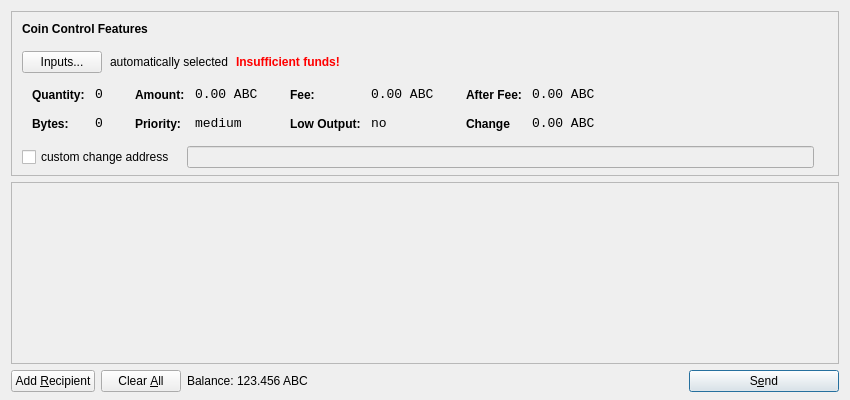
<?xml version="1.0" encoding="UTF-8"?>
<ui version="4.0">
 <class>SendCoinsDialog</class>
 <widget class="QDialog" name="SendCoinsDialog">
  <property name="geometry">
   <rect>
    <x>0</x>
    <y>0</y>
    <width>850</width>
    <height>400</height>
   </rect>
  </property>
  <property name="windowTitle">
   <string>Send Coins</string>
  </property>
  <layout class="QVBoxLayout" name="verticalLayout" stretch="0,1,0">
   <property name="bottomMargin">
    <number>8</number>
   </property>
   <item>
    <widget class="QFrame" name="frameCoinControl">
     <property name="sizePolicy">
      <sizepolicy hsizetype="Expanding" vsizetype="Expanding">
       <horstretch>0</horstretch>
       <verstretch>0</verstretch>
      </sizepolicy>
     </property>
     <property name="maximumSize">
      <size>
       <width>16777215</width>
       <height>16777215</height>
      </size>
     </property>
     <property name="frameShape">
      <enum>QFrame::StyledPanel</enum>
     </property>
     <property name="frameShadow">
      <enum>QFrame::Sunken</enum>
     </property>
     <layout class="QVBoxLayout" name="verticalLayoutCoinControl2">
      <property name="spacing">
       <number>-1</number>
      </property>
      <property name="leftMargin">
       <number>0</number>
      </property>
      <property name="topMargin">
       <number>0</number>
      </property>
      <property name="rightMargin">
       <number>0</number>
      </property>
      <property name="bottomMargin">
       <number>6</number>
      </property>
      <item>
       <layout class="QVBoxLayout" name="verticalLayoutCoinControl" stretch="0,0,0,0,1">
        <property name="spacing">
         <number>0</number>
        </property>
        <property name="leftMargin">
         <number>10</number>
        </property>
        <property name="topMargin">
         <number>10</number>
        </property>
        <item>
         <layout class="QHBoxLayout" name="horizontalLayoutCoinControl1">
          <property name="bottomMargin">
           <number>15</number>
          </property>
          <item>
           <widget class="QLabel" name="labelCoinControlFeatures">
            <property name="sizePolicy">
             <sizepolicy hsizetype="Preferred" vsizetype="Maximum">
              <horstretch>0</horstretch>
              <verstretch>0</verstretch>
             </sizepolicy>
            </property>
            <property name="font">
             <font>
              <weight>75</weight>
              <bold>true</bold>
             </font>
            </property>
            <property name="styleSheet">
             <string notr="true">font-weight:bold;</string>
            </property>
            <property name="text">
             <string>Coin Control Features</string>
            </property>
           </widget>
          </item>
         </layout>
        </item>
        <item>
         <layout class="QHBoxLayout" name="horizontalLayoutCoinControl2" stretch="0,0,0,0">
          <property name="spacing">
           <number>8</number>
          </property>
          <property name="bottomMargin">
           <number>10</number>
          </property>
          <item>
           <widget class="QPushButton" name="pushButtonCoinControl">
            <property name="styleSheet">
             <string notr="true"/>
            </property>
            <property name="text">
             <string>Inputs...</string>
            </property>
           </widget>
          </item>
          <item>
           <widget class="QLabel" name="labelCoinControlAutomaticallySelected">
            <property name="text">
             <string>automatically selected</string>
            </property>
            <property name="margin">
             <number>5</number>
            </property>
           </widget>
          </item>
          <item>
           <widget class="QLabel" name="labelCoinControlInsuffFunds">
            <property name="font">
             <font>
              <weight>75</weight>
              <bold>true</bold>
             </font>
            </property>
            <property name="styleSheet">
             <string notr="true">color:red;font-weight:bold;</string>
            </property>
            <property name="text">
             <string>Insufficient funds!</string>
            </property>
            <property name="margin">
             <number>5</number>
            </property>
           </widget>
          </item>
          <item>
           <spacer name="horizontalSpacerCoinControl">
            <property name="orientation">
             <enum>Qt::Horizontal</enum>
            </property>
            <property name="sizeHint" stdset="0">
             <size>
              <width>40</width>
              <height>1</height>
             </size>
            </property>
           </spacer>
          </item>
         </layout>
        </item>
        <item>
         <widget class="QWidget" name="widgetCoinControl" native="true">
          <property name="sizePolicy">
           <sizepolicy hsizetype="Preferred" vsizetype="Preferred">
            <horstretch>0</horstretch>
            <verstretch>0</verstretch>
           </sizepolicy>
          </property>
          <property name="minimumSize">
           <size>
            <width>0</width>
            <height>0</height>
           </size>
          </property>
          <property name="styleSheet">
           <string notr="true"/>
          </property>
          <layout class="QHBoxLayout" name="horizontalLayoutCoinControl5">
           <property name="margin">
            <number>0</number>
           </property>
           <item>
            <layout class="QHBoxLayout" name="horizontalLayoutCoinControl3" stretch="0,0,0,1">
             <property name="spacing">
              <number>20</number>
             </property>
             <property name="topMargin">
              <number>0</number>
             </property>
             <property name="bottomMargin">
              <number>10</number>
             </property>
             <item>
              <layout class="QFormLayout" name="formLayoutCoinControl1">
               <property name="horizontalSpacing">
                <number>10</number>
               </property>
               <property name="verticalSpacing">
                <number>14</number>
               </property>
               <property name="leftMargin">
                <number>10</number>
               </property>
               <property name="topMargin">
                <number>4</number>
               </property>
               <property name="rightMargin">
                <number>6</number>
               </property>
               <item row="0" column="0">
                <widget class="QLabel" name="labelCoinControlQuantityText">
                 <property name="styleSheet">
                  <string notr="true">font-weight:bold;</string>
                 </property>
                 <property name="text">
                  <string>Quantity:</string>
                 </property>
                 <property name="margin">
                  <number>0</number>
                 </property>
                </widget>
               </item>
               <item row="0" column="1">
                <widget class="QLabel" name="labelCoinControlQuantity">
                 <property name="font">
                  <font>
                   <family>Monospace</family>
                   <pointsize>10</pointsize>
                  </font>
                 </property>
                 <property name="cursor">
                  <cursorShape>IBeamCursor</cursorShape>
                 </property>
                 <property name="contextMenuPolicy">
                  <enum>Qt::ActionsContextMenu</enum>
                 </property>
                 <property name="text">
                  <string>0</string>
                 </property>
                 <property name="margin">
                  <number>0</number>
                 </property>
                 <property name="textInteractionFlags">
                  <set>Qt::LinksAccessibleByMouse|Qt::TextSelectableByKeyboard|Qt::TextSelectableByMouse</set>
                 </property>
                </widget>
               </item>
               <item row="1" column="0">
                <widget class="QLabel" name="labelCoinControlBytesText">
                 <property name="styleSheet">
                  <string notr="true">font-weight:bold;</string>
                 </property>
                 <property name="text">
                  <string>Bytes:</string>
                 </property>
                </widget>
               </item>
               <item row="1" column="1">
                <widget class="QLabel" name="labelCoinControlBytes">
                 <property name="font">
                  <font>
                   <family>Monospace</family>
                   <pointsize>10</pointsize>
                  </font>
                 </property>
                 <property name="cursor">
                  <cursorShape>IBeamCursor</cursorShape>
                 </property>
                 <property name="contextMenuPolicy">
                  <enum>Qt::ActionsContextMenu</enum>
                 </property>
                 <property name="text">
                  <string>0</string>
                 </property>
                 <property name="textInteractionFlags">
                  <set>Qt::LinksAccessibleByMouse|Qt::TextSelectableByKeyboard|Qt::TextSelectableByMouse</set>
                 </property>
                </widget>
               </item>
              </layout>
             </item>
             <item>
              <layout class="QFormLayout" name="formLayoutCoinControl2">
               <property name="horizontalSpacing">
                <number>10</number>
               </property>
               <property name="verticalSpacing">
                <number>14</number>
               </property>
               <property name="leftMargin">
                <number>6</number>
               </property>
               <property name="topMargin">
                <number>4</number>
               </property>
               <property name="rightMargin">
                <number>6</number>
               </property>
               <item row="0" column="0">
                <widget class="QLabel" name="labelCoinControlAmountText">
                 <property name="styleSheet">
                  <string notr="true">font-weight:bold;</string>
                 </property>
                 <property name="text">
                  <string>Amount:</string>
                 </property>
                 <property name="margin">
                  <number>0</number>
                 </property>
                </widget>
               </item>
               <item row="0" column="1">
                <widget class="QLabel" name="labelCoinControlAmount">
                 <property name="font">
                  <font>
                   <family>Monospace</family>
                   <pointsize>10</pointsize>
                  </font>
                 </property>
                 <property name="cursor">
                  <cursorShape>IBeamCursor</cursorShape>
                 </property>
                 <property name="contextMenuPolicy">
                  <enum>Qt::ActionsContextMenu</enum>
                 </property>
                 <property name="text">
                  <string>0.00 ABC</string>
                 </property>
                 <property name="textInteractionFlags">
                  <set>Qt::LinksAccessibleByMouse|Qt::TextSelectableByKeyboard|Qt::TextSelectableByMouse</set>
                 </property>
                </widget>
               </item>
               <item row="1" column="0">
                <widget class="QLabel" name="labelCoinControlPriorityText">
                 <property name="styleSheet">
                  <string notr="true">font-weight:bold;</string>
                 </property>
                 <property name="text">
                  <string>Priority:</string>
                 </property>
                </widget>
               </item>
               <item row="1" column="1">
                <widget class="QLabel" name="labelCoinControlPriority">
                 <property name="font">
                  <font>
                   <family>Monospace</family>
                   <pointsize>10</pointsize>
                  </font>
                 </property>
                 <property name="cursor">
                  <cursorShape>IBeamCursor</cursorShape>
                 </property>
                 <property name="contextMenuPolicy">
                  <enum>Qt::ActionsContextMenu</enum>
                 </property>
                 <property name="text">
                  <string>medium</string>
                 </property>
                 <property name="textInteractionFlags">
                  <set>Qt::LinksAccessibleByMouse|Qt::TextSelectableByKeyboard|Qt::TextSelectableByMouse</set>
                 </property>
                </widget>
               </item>
              </layout>
             </item>
             <item>
              <layout class="QFormLayout" name="formLayoutCoinControl3">
               <property name="horizontalSpacing">
                <number>10</number>
               </property>
               <property name="verticalSpacing">
                <number>14</number>
               </property>
               <property name="leftMargin">
                <number>6</number>
               </property>
               <property name="topMargin">
                <number>4</number>
               </property>
               <property name="rightMargin">
                <number>6</number>
               </property>
               <item row="0" column="0">
                <widget class="QLabel" name="labelCoinControlFeeText">
                 <property name="styleSheet">
                  <string notr="true">font-weight:bold;</string>
                 </property>
                 <property name="text">
                  <string>Fee:</string>
                 </property>
                 <property name="margin">
                  <number>0</number>
                 </property>
                </widget>
               </item>
               <item row="0" column="1">
                <widget class="QLabel" name="labelCoinControlFee">
                 <property name="font">
                  <font>
                   <family>Monospace</family>
                   <pointsize>10</pointsize>
                  </font>
                 </property>
                 <property name="cursor">
                  <cursorShape>IBeamCursor</cursorShape>
                 </property>
                 <property name="contextMenuPolicy">
                  <enum>Qt::ActionsContextMenu</enum>
                 </property>
                 <property name="text">
                  <string>0.00 ABC</string>
                 </property>
                 <property name="textInteractionFlags">
                  <set>Qt::LinksAccessibleByMouse|Qt::TextSelectableByKeyboard|Qt::TextSelectableByMouse</set>
                 </property>
                </widget>
               </item>
               <item row="1" column="0">
                <widget class="QLabel" name="labelCoinControlLowOutputText">
                 <property name="styleSheet">
                  <string notr="true">font-weight:bold;</string>
                 </property>
                 <property name="text">
                  <string>Low Output:</string>
                 </property>
                </widget>
               </item>
               <item row="1" column="1">
                <widget class="QLabel" name="labelCoinControlLowOutput">
                 <property name="font">
                  <font>
                   <family>Monospace</family>
                   <pointsize>10</pointsize>
                  </font>
                 </property>
                 <property name="cursor">
                  <cursorShape>IBeamCursor</cursorShape>
                 </property>
                 <property name="contextMenuPolicy">
                  <enum>Qt::ActionsContextMenu</enum>
                 </property>
                 <property name="text">
                  <string>no</string>
                 </property>
                 <property name="textInteractionFlags">
                  <set>Qt::LinksAccessibleByMouse|Qt::TextSelectableByKeyboard|Qt::TextSelectableByMouse</set>
                 </property>
                </widget>
               </item>
              </layout>
             </item>
             <item>
              <layout class="QFormLayout" name="formLayoutCoinControl4">
               <property name="horizontalSpacing">
                <number>10</number>
               </property>
               <property name="verticalSpacing">
                <number>14</number>
               </property>
               <property name="leftMargin">
                <number>6</number>
               </property>
               <property name="topMargin">
                <number>4</number>
               </property>
               <property name="rightMargin">
                <number>6</number>
               </property>
               <item row="0" column="0">
                <widget class="QLabel" name="labelCoinControlAfterFeeText">
                 <property name="styleSheet">
                  <string notr="true">font-weight:bold;</string>
                 </property>
                 <property name="text">
                  <string>After Fee:</string>
                 </property>
                 <property name="margin">
                  <number>0</number>
                 </property>
                </widget>
               </item>
               <item row="0" column="1">
                <widget class="QLabel" name="labelCoinControlAfterFee">
                 <property name="font">
                  <font>
                   <family>Monospace</family>
                   <pointsize>10</pointsize>
                  </font>
                 </property>
                 <property name="cursor">
                  <cursorShape>IBeamCursor</cursorShape>
                 </property>
                 <property name="contextMenuPolicy">
                  <enum>Qt::ActionsContextMenu</enum>
                 </property>
                 <property name="text">
                  <string>0.00 ABC</string>
                 </property>
                 <property name="textInteractionFlags">
                  <set>Qt::LinksAccessibleByMouse|Qt::TextSelectableByKeyboard|Qt::TextSelectableByMouse</set>
                 </property>
                </widget>
               </item>
               <item row="1" column="0">
                <widget class="QLabel" name="labelCoinControlChangeText">
                 <property name="styleSheet">
                  <string notr="true">font-weight:bold;</string>
                 </property>
                 <property name="text">
                  <string>Change</string>
                 </property>
                </widget>
               </item>
               <item row="1" column="1">
                <widget class="QLabel" name="labelCoinControlChange">
                 <property name="font">
                  <font>
                   <family>Monospace</family>
                   <pointsize>10</pointsize>
                  </font>
                 </property>
                 <property name="cursor">
                  <cursorShape>IBeamCursor</cursorShape>
                 </property>
                 <property name="contextMenuPolicy">
                  <enum>Qt::ActionsContextMenu</enum>
                 </property>
                 <property name="text">
                  <string>0.00 ABC</string>
                 </property>
                 <property name="textInteractionFlags">
                  <set>Qt::LinksAccessibleByMouse|Qt::TextSelectableByKeyboard|Qt::TextSelectableByMouse</set>
                 </property>
                </widget>
               </item>
              </layout>
             </item>
            </layout>
           </item>
          </layout>
         </widget>
        </item>
        <item>
         <layout class="QHBoxLayout" name="horizontalLayoutCoinControl4" stretch="0,0,0">
          <property name="spacing">
           <number>12</number>
          </property>
          <property name="sizeConstraint">
           <enum>QLayout::SetDefaultConstraint</enum>
          </property>
          <property name="topMargin">
           <number>5</number>
          </property>
          <property name="rightMargin">
           <number>5</number>
          </property>
          <item>
           <widget class="QCheckBox" name="checkBoxCoinControlChange">
            <property name="text">
             <string>custom change address</string>
            </property>
           </widget>
          </item>
          <item>
           <widget class="QLineEdit" name="lineEditCoinControlChange">
            <property name="enabled">
             <bool>false</bool>
            </property>
            <property name="sizePolicy">
             <sizepolicy hsizetype="Expanding" vsizetype="Fixed">
              <horstretch>0</horstretch>
              <verstretch>0</verstretch>
             </sizepolicy>
            </property>
           </widget>
          </item>
          <item>
           <widget class="QLabel" name="labelCoinControlChangeLabel">
            <property name="sizePolicy">
             <sizepolicy hsizetype="Preferred" vsizetype="Expanding">
              <horstretch>0</horstretch>
              <verstretch>0</verstretch>
             </sizepolicy>
            </property>
            <property name="minimumSize">
             <size>
              <width>0</width>
              <height>0</height>
             </size>
            </property>
            <property name="text">
             <string/>
            </property>
            <property name="margin">
             <number>3</number>
            </property>
           </widget>
          </item>
         </layout>
        </item>
        <item>
         <spacer name="verticalSpacerCoinControl">
          <property name="orientation">
           <enum>Qt::Vertical</enum>
          </property>
          <property name="sizeHint" stdset="0">
           <size>
            <width>800</width>
            <height>1</height>
           </size>
          </property>
         </spacer>
        </item>
       </layout>
      </item>
     </layout>
    </widget>
   </item>
   <item>
    <widget class="QScrollArea" name="scrollArea">
     <property name="widgetResizable">
      <bool>true</bool>
     </property>
     <widget class="QWidget" name="scrollAreaWidgetContents">
      <property name="geometry">
       <rect>
        <x>0</x>
        <y>0</y>
        <width>830</width>
        <height>165</height>
       </rect>
      </property>
      <layout class="QVBoxLayout" name="verticalLayout_2">
       <property name="margin">
        <number>0</number>
       </property>
       <item>
        <layout class="QVBoxLayout" name="entries">
         <property name="spacing">
          <number>6</number>
         </property>
        </layout>
       </item>
       <item>
        <spacer name="verticalSpacer">
         <property name="orientation">
          <enum>Qt::Vertical</enum>
         </property>
         <property name="sizeHint" stdset="0">
          <size>
           <width>20</width>
           <height>40</height>
          </size>
         </property>
        </spacer>
       </item>
      </layout>
     </widget>
    </widget>
   </item>
   <item>
    <layout class="QHBoxLayout" name="horizontalLayout">
     <item>
      <widget class="QPushButton" name="addButton">
       <property name="toolTip">
        <string>Send to multiple recipients at once</string>
       </property>
       <property name="text">
        <string>Add &amp;Recipient</string>
       </property>
       <property name="icon">
        <iconset resource="../bitcoin.qrc">
         <normaloff>:/icons/add</normaloff>:/icons/add</iconset>
       </property>
       <property name="autoDefault">
        <bool>false</bool>
       </property>
      </widget>
     </item>
     <item>
      <widget class="QPushButton" name="clearButton">
       <property name="sizePolicy">
        <sizepolicy hsizetype="Minimum" vsizetype="Fixed">
         <horstretch>0</horstretch>
         <verstretch>0</verstretch>
        </sizepolicy>
       </property>
       <property name="toolTip">
        <string>Remove all transaction fields</string>
       </property>
       <property name="text">
        <string>Clear &amp;All</string>
       </property>
       <property name="icon">
        <iconset resource="../bitcoin.qrc">
         <normaloff>:/icons/remove</normaloff>:/icons/remove</iconset>
       </property>
       <property name="autoRepeatDelay">
        <number>300</number>
       </property>
       <property name="autoDefault">
        <bool>false</bool>
       </property>
      </widget>
     </item>
     <item>
      <layout class="QHBoxLayout" name="horizontalLayout_2">
       <property name="spacing">
        <number>3</number>
       </property>
       <item>
        <widget class="QLabel" name="label">
         <property name="sizePolicy">
          <sizepolicy hsizetype="Preferred" vsizetype="Fixed">
           <horstretch>0</horstretch>
           <verstretch>0</verstretch>
          </sizepolicy>
         </property>
         <property name="text">
          <string>Balance:</string>
         </property>
        </widget>
       </item>
       <item>
        <widget class="QLabel" name="labelBalance">
         <property name="sizePolicy">
          <sizepolicy hsizetype="Preferred" vsizetype="Fixed">
           <horstretch>0</horstretch>
           <verstretch>0</verstretch>
          </sizepolicy>
         </property>
         <property name="cursor">
          <cursorShape>IBeamCursor</cursorShape>
         </property>
         <property name="text">
          <string>123.456 ABC</string>
         </property>
         <property name="textInteractionFlags">
          <set>Qt::LinksAccessibleByMouse|Qt::TextSelectableByKeyboard|Qt::TextSelectableByMouse</set>
         </property>
        </widget>
       </item>
      </layout>
     </item>
     <item>
      <spacer name="horizontalSpacer">
       <property name="orientation">
        <enum>Qt::Horizontal</enum>
       </property>
       <property name="sizeHint" stdset="0">
        <size>
         <width>40</width>
         <height>20</height>
        </size>
       </property>
      </spacer>
     </item>
     <item>
      <widget class="QPushButton" name="sendButton">
       <property name="minimumSize">
        <size>
         <width>150</width>
         <height>0</height>
        </size>
       </property>
       <property name="toolTip">
        <string>Confirm the send action</string>
       </property>
       <property name="text">
        <string>S&amp;end</string>
       </property>
       <property name="icon">
        <iconset resource="../bitcoin.qrc">
         <normaloff>:/icons/send</normaloff>:/icons/send</iconset>
       </property>
       <property name="default">
        <bool>true</bool>
       </property>
      </widget>
     </item>
    </layout>
   </item>
  </layout>
 </widget>
 <resources>
  <include location="../bitcoin.qrc"/>
 </resources>
 <connections/>
</ui>
